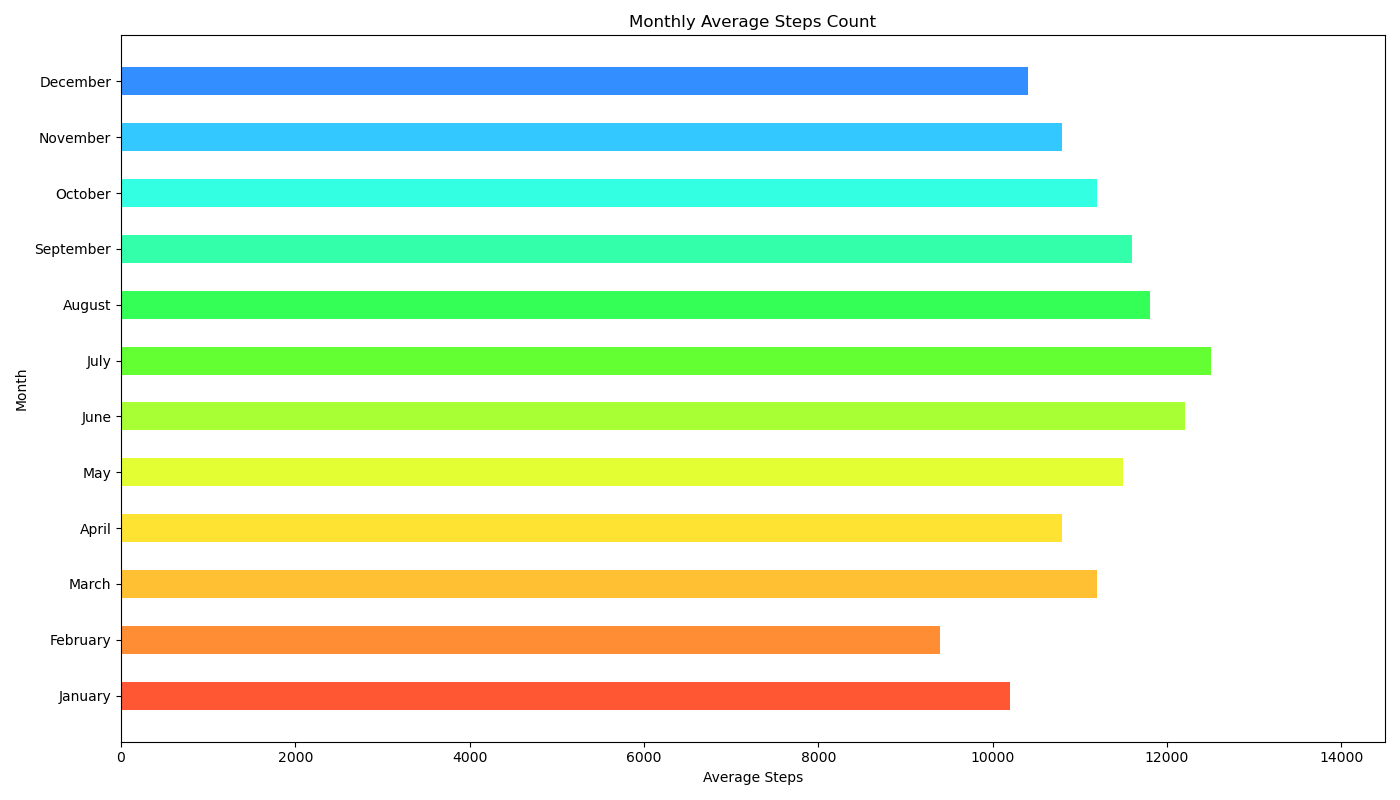

The Python source for this figure:

import matplotlib.pyplot as plt

# Data
months = ['January', 'February', 'March', 'April', 'May', 'June', 'July', 'August', 'September', 'October', 'November', 'December']
steps = [10200, 9400, 11200, 10800, 11500, 12200, 12500, 11800, 11600, 11200, 10800, 10400]

# Colors for each bar
colors = ['#FF5733', '#FF8D33', '#FFC133', '#FFE333', '#E3FF33', '#A8FF33', '#63FF33', '#33FF57', '#33FFAB', '#33FFE3', '#33C8FF', '#338FFF']

# Create a horizontal bar chart
plt.figure(figsize=(14, 8))  # Change the figure size (width x height)
bar_height = 0.5  # Change the bar height
plt.barh(months, steps, color=colors, height=bar_height)

# Setting the title and labels
plt.title('Monthly Average Steps Count')
plt.xlabel('Average Steps')
plt.ylabel('Month')

# Adjust the limits if necessary
plt.xlim([0, max(steps) + 2000])

# Display the chart
plt.tight_layout()
plt.show()
